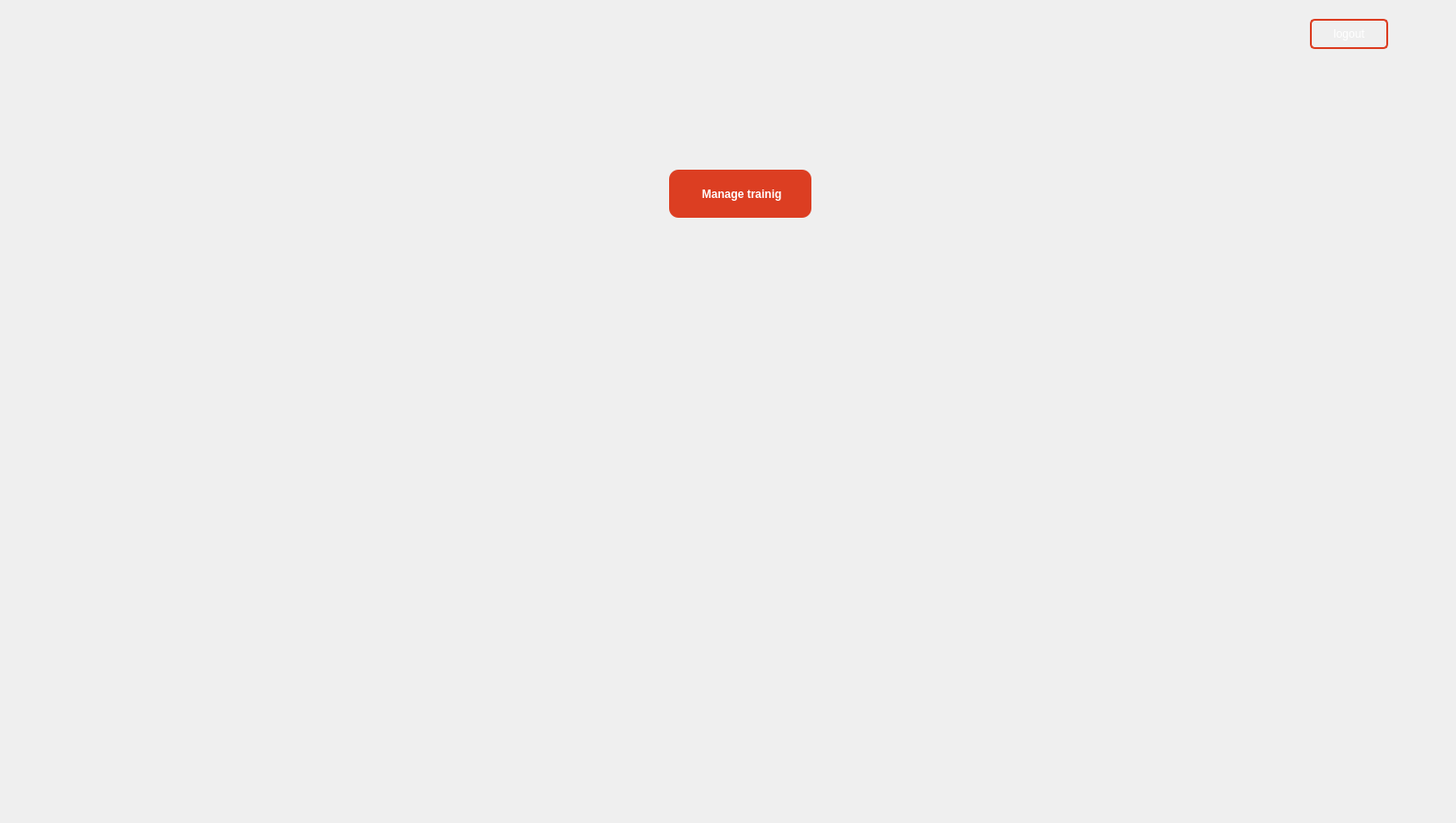
      <widget class="QWidget" name="ManagerPage">
       <widget class="QPushButton" name="logOut_2">
        <property name="geometry">
         <rect>
          <x>1390</x>
          <y>20</y>
          <width>83</width>
          <height>32</height>
         </rect>
        </property>
        <property name="cursor">
         <cursorShape>PointingHandCursor</cursorShape>
        </property>
        <property name="styleSheet">
         <string notr="true">QPushButton {
    background: transparent;          
    border: 2px solid #DC3E22;         
    border-radius: 5px;                
    color: white;                       
    padding: 5px 10px;                 
}
QPushButton:hover {
    background: rgba(220, 62, 34, 0.1);  
}
QPushButton:pressed {
    background: rgba(220, 62, 34, 0.2); 
}</string>
        </property>
        <property name="text">
         <string>logout</string>
        </property>
       </widget>
       <widget class="QFrame" name="frame_3">
        <property name="geometry">
         <rect>
          <x>0</x>
          <y>0</y>
          <width>1536</width>
          <height>864</height>
         </rect>
        </property>
        <property name="styleSheet">
         <string notr="true">QFrame#frame_3 {	
	background-image: url(:/bg/fitora.png);
    background-position: center;
    background-repeat: no-repeat;
    background-size: cover;
    border: none;
}</string>
        </property>
        <property name="frameShape">
         <enum>QFrame::Shape::StyledPanel</enum>
        </property>
        <property name="frameShadow">
         <enum>QFrame::Shadow::Raised</enum>
        </property>
        <widget class="QPushButton" name="add_training_2">
         <property name="geometry">
          <rect>
           <x>710</x>
           <y>180</y>
           <width>151</width>
           <height>51</height>
          </rect>
         </property>
         <property name="styleSheet">
          <string notr="true">QPushButton { 
   background-color: #DC3E22;
    color: white;
    border-radius: 10px; 
    font-weight: bold;
}
QPushButton:hover {
    background: #b33b1b; 
}
QPushButton:pressed {
    background: #992f15; 
}</string>
         </property>
         <property name="text">
          <string> Manage trainig</string>
         </property>
        </widget>
       </widget>
       <zorder>frame_3</zorder>
       <zorder>logOut_2</zorder>
      </widget>
